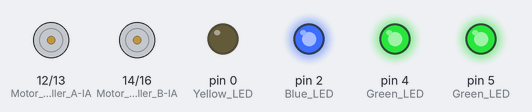
Simulated run of this sketch. Board: Arduino Uno, built with avr-gcc and run on an emulated ATmega328P. Parts: motor-driver pin pairs drawn as motors (green arrow = first pin HIGH = forward, orange = second pin HIGH = backward, longer = more drive), output pins drawn as LEDs (lit = HIGH).

Above: at 0.15 s.
At 7.4 s:
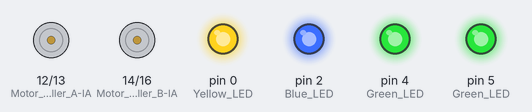
At 13.4 s:
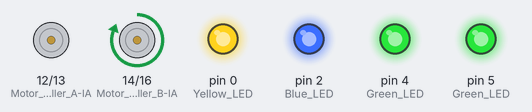
At 19.4 s:
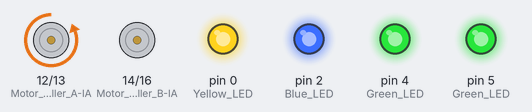
At 20.4 s:
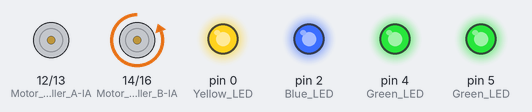
At 39.4 s:
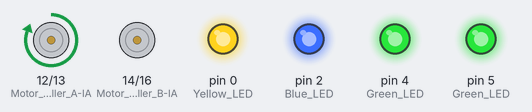
Timing chart, 0 to 40.0 s (numbered marks = the images above):
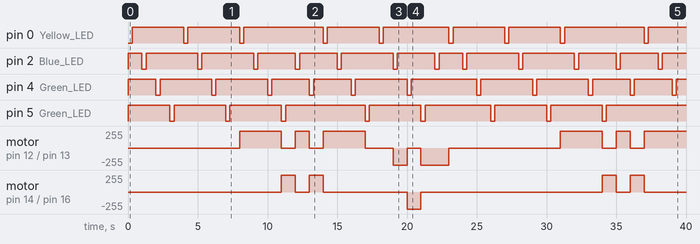

The sketch:

smart_boat_huzza_demo.ino.ino
```cpp
void setup() {
  pinMode(0, OUTPUT);   // Yellow LED
  pinMode(2, OUTPUT);   // Blue LED
  pinMode(4, OUTPUT);   // Green LED
  pinMode(5, OUTPUT);   // Green LED
  pinMode(12, OUTPUT);  // Motor controller A-IA: Left side motor forward
  pinMode(13, OUTPUT);  // Motor controller A-IB: Left side motor reverse
  pinMode(14, OUTPUT);  // Motor controller B-IA: Right side motor forward
  pinMode(16, OUTPUT);  // Motor controller B-IB: Right side motor reverse
}

void loop() {

  digitalWrite(2, HIGH);     // intialize to off and drifting
  digitalWrite(4, HIGH);
  digitalWrite(5, HIGH);
  digitalWrite(12, LOW);
  digitalWrite(13, LOW);
  digitalWrite(14, LOW);
  digitalWrite(16, LOW);

  digitalWrite(0, LOW);    // yellow LED blink
  delay(300);
  digitalWrite(0, HIGH);     // off and drifting 1 sec
  delay(700);

  digitalWrite(2, LOW);    // blue LED blink
  delay(300);
  digitalWrite(2, HIGH);     // off and drifting 1 sec
  delay(700);

  digitalWrite(4, LOW);    // green LED 1 blink
  delay(300);
  digitalWrite(4, HIGH);     // off and drifting 1 sec
  delay(700);

  digitalWrite(5, LOW);    // yellow LED blink
  delay(300);
  digitalWrite(5, HIGH);     // off and drifting 1 sec
  delay(700);

  digitalWrite(0, LOW);    // yellow LED blink
  delay(300);
  digitalWrite(0, HIGH);     // off and drifting 1 sec
  delay(700);

  digitalWrite(2, LOW);    // blue LED blink
  delay(300);
  digitalWrite(2, HIGH);     // off and drifting 1 sec
  delay(700);

  digitalWrite(4, LOW);    // green LED 1 blink
  delay(300);
  digitalWrite(4, HIGH);     // off and drifting 1 sec
  delay(700);

  digitalWrite(5, LOW);    // yellow LED blink
  delay(300);
  digitalWrite(5, HIGH);     // off and drifting 1 sec
  delay(700);

  // ________________ Going forward now

  digitalWrite(12, HIGH);   // forward 1 sec
  digitalWrite(14, LOW);    // use only one motor to save power
  digitalWrite(0, LOW);    // green LED 2 blink
  delay(300);
  digitalWrite(0, HIGH);
  delay(700);

  digitalWrite(2, LOW);    // blue LED blink
  delay(300);
  digitalWrite(2, HIGH);     // forward 1 sec
  delay(700);

  digitalWrite(4, LOW);    // blue LED blink
  delay(300);
  digitalWrite(4, HIGH);     // forward 1 sec
  delay(700);

  digitalWrite(12, LOW);   // forward 1 sec
  digitalWrite(14, HIGH);
  digitalWrite(5, LOW);    // yellow LED blink
  delay(300);
  digitalWrite(5, HIGH);     // forward 1 sec
  delay(700);

  digitalWrite(12, HIGH);   // forward 1 sec
  digitalWrite(14, LOW);
  digitalWrite(2, LOW);    // blue LED blink
  delay(300);
  digitalWrite(2, HIGH);     // forward 1 sec
  delay(700);

  digitalWrite(12, LOW);   // forward 1 sec
  digitalWrite(14, HIGH);
  digitalWrite(4, LOW);    // green LED 1 blink
  delay(300);
  digitalWrite(4, HIGH);     // forward 1 sec
  delay(700);

  digitalWrite(12, HIGH);   // forward 1 sec
  digitalWrite(14, LOW);    // use only one motor to save power
  digitalWrite(0, LOW);    // green LED 2 blink
  delay(300);
  digitalWrite(0, HIGH);
  delay(700);

  digitalWrite(2, LOW);    // blue LED blink
  delay(300);
  digitalWrite(2, HIGH);     // forward 1 sec
  delay(700);

  digitalWrite(4, LOW);    // blue LED blink
  delay(300);
  digitalWrite(4, HIGH);     // forward 1 sec
  delay(700);

  // ________________ Drifting now

  digitalWrite(12, LOW);     // drift 1 sec
  digitalWrite(14, LOW);
  digitalWrite(5, LOW);    // LED blink
  delay(300);
  digitalWrite(5, HIGH);
  delay(700);

  digitalWrite(0, LOW);    // LED blink
  delay(300);
  digitalWrite(0, HIGH);     // drift 1 sec
  delay(700);

  // ________________ Drifting now

  digitalWrite(13, HIGH);   // reverse 1 sec
  digitalWrite(16, LOW);
  digitalWrite(2, LOW);    // LED blink
  delay(300);
  digitalWrite(2, HIGH);
  delay(700);

  digitalWrite(13, LOW);   // reverse 1 sec
  digitalWrite(16, HIGH);
  digitalWrite(4, LOW);    // LED blink
  delay(300);
  digitalWrite(4, HIGH);   // reverse 1 sec
  delay(700);

  digitalWrite(13, HIGH);   // reverse 1 sec
  digitalWrite(16, LOW);
  digitalWrite(5, LOW);    // LED blink
  delay(300);
  digitalWrite(5, HIGH);   // reverse 1 sec
  delay(700);

  digitalWrite(13, HIGH);   // reverse 1 sec
  digitalWrite(16, LOW);
  digitalWrite(2, LOW);    // LED blink
  delay(300);
  digitalWrite(2, HIGH);
  delay(700);

}
```

Measured:
- by itself, pin 0 (Yellow_LED): LOW → HIGH at 0.30 s, → LOW 3.7 s later, → HIGH 0.30 s later, → LOW 3.7 s later, … (17 changes in this stretch)
- by itself, pin 2 (Blue_LED): LOW → HIGH at 0.00 s, → LOW 1.0 s later, → HIGH 0.30 s later, → LOW 3.7 s later, … (25 changes in this stretch)
- by itself, pin 4 (Green_LED): LOW → HIGH at 0.00 s, → LOW 2.0 s later, → HIGH 0.30 s later, → LOW 3.7 s later, … (23 changes in this stretch)
- by itself, pin 5 (Green_LED): LOW → HIGH at 0.00 s, → LOW 3.0 s later, → HIGH 0.30 s later, → LOW 3.7 s later, … (17 changes in this stretch)
- by itself, motor on pin 12 (Motor_controller_A-IA) / pin 13 (Motor_controller_A-IB): stopped → forward 255/255 at 8.0 s, → stopped 3.0 s later, → forward 255/255 1.0 s later, → stopped 1.0 s later, … (15 changes in this stretch)
- by itself, motor on pin 14 (Motor_controller_B-IA) / pin 16 (Motor_controller_B-IB): stopped → forward 255/255 at 11.0 s, → stopped 1.0 s later, → forward 255/255 1.0 s later, → stopped 1.0 s later, … (10 changes in this stretch)
